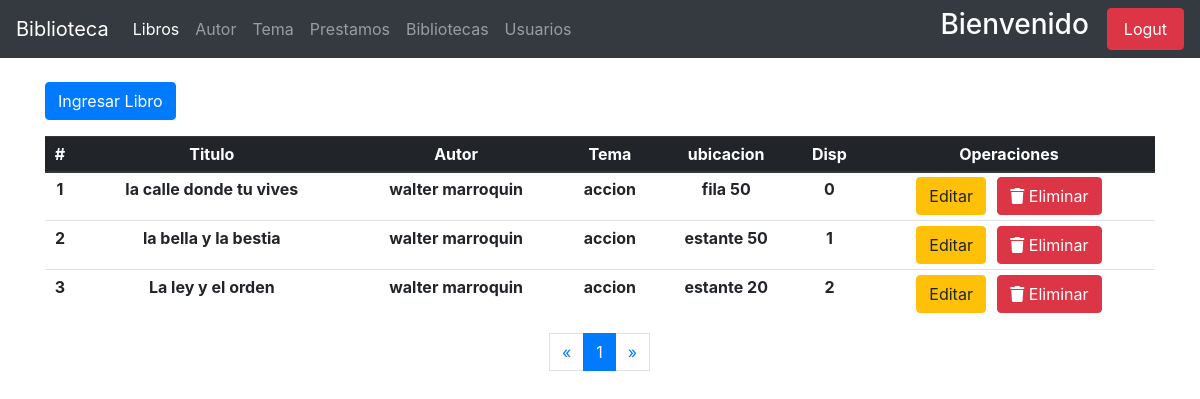
/libros/index-admin/ (signed in), run on an earlier commit of the app's database.
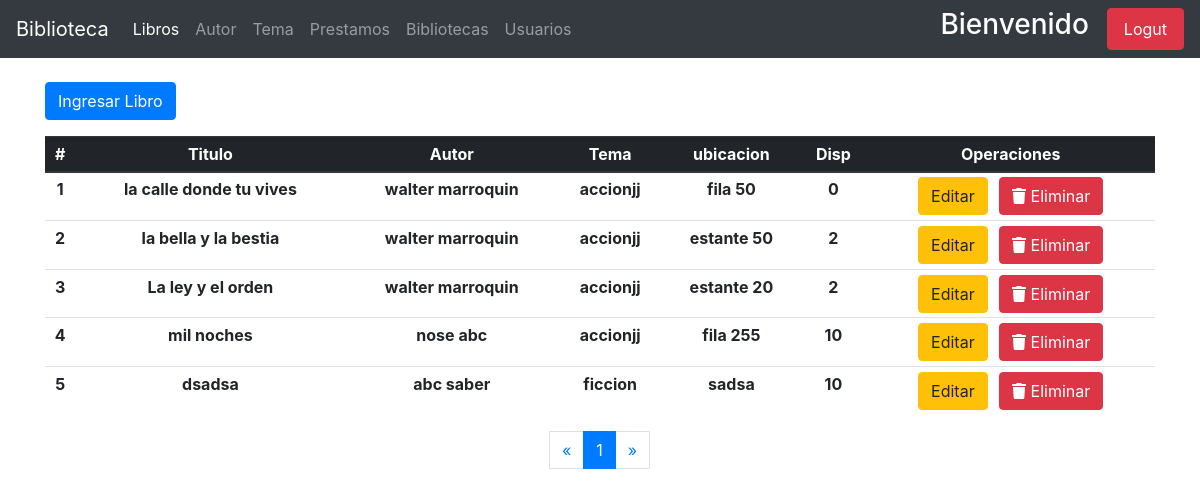
And on a later commit of the database.
### apps/libros/models.py (models this page shows, shortened)
class Libros(models.Model):
    titulo = models.CharField(_('titulo'), max_length=150)
    biblioteca = models.ForeignKey(Biblioteca, on_delete=models.PROTECT, null=True)
    autor = models.ForeignKey(Author, on_delete=models.PROTECT)
    tema = models.ForeignKey(Temas, on_delete=models.PROTECT)
    ubicacion = models.CharField(_('ubicacion'), max_length=200)
    disponibles = models.PositiveIntegerField(_('libros disponibles'), validators=[limit], default=1, )
    fecha_registro = models.DateField(_('Fecha de ingreso'), default=now())
    class Meta:
        ordering = ['id']
        verbose_name_plural = 'Libros'

### apps/autores/models.py (models this page shows, shortened)
class Author(models.Model):
    nombre = models.CharField(_('nombre'), max_length=150)
    apellido = models.CharField(_('apellido'), max_length=150)
    nacionalidad = models.ForeignKey(Pais, on_delete=models.CASCADE)
    genero = models.BooleanField(_('genero'), default=True, choices=[
        (True, 'masculino'),
        (False, 'femenino')
    ])
    nacimiento = models.DateField(_('fecha de nacimiento'))
    fallecimiento = models.DateField(_('fecha de fallecimiento'),null=True, blank=True)
    fecha_registro = models.DateField(_('fecha de registro'), default=datetime.now())
    def __str__(self):
        return f'{self.nombre} {self.apellido}'

### apps/temas/models.py (models this page shows)
class Temas(models.Model):
    tema = models.CharField(_('tema'), max_length=200)
    fecha_ingreso = models.DateField(_('fecha_ingreso'), default=now())
    class Meta:
        verbose_name_plural = 'Temas'
    def __str__(self):
        return self.tema

### apps/libros/views.py (the view)
# urls.py: path('index-admin/', local_views.AdminBookList.as_view(), name='admin_index'),
class AdminBookList(AdminMixin,ListView):
    model = Libros
    context_object_name = 'Libro'
    paginate_by = 5
    template_name_suffix = '_list_admin'

### usuarios/mixins.py (called while the page is built)
def _user_mixin(group_name):
    class Mixin(LoginRequiredMixin, UserPassesTestMixin):
        login_url = reverse_lazy('usuarios:index')
        def test_func(self):
            user = self.request.user
            if user.is_superuser:
                return True
            group = Group.objects.get(name=group_name)
            return group in user.groups.all()
    return Mixin

### apps/libros/templates/libros/libros_list_admin.html (shortened to what this page needs)
{% extends "base.html" %}
{% block navbar_items %}
<li class="nav-item active">
    <a class="nav-link" href="{% url 'book:admin_index' %}"> Libros <span class="sr-only">(current)</span></a>
</li>
<li class="nav-item">
    <a class="nav-link" href="{% url 'autor:autores-admin' %}"> Autor </a>
</li>
<li class="nav-item">
    <a class="nav-link" href="{% url 'temas:temas-admin' %}"> Tema </a>
</li>
<li class="nav-item">
    <a href="{% url 'prestamos:prestamo-admin' %}" class="nav-link"> Prestamos </a>
</li>
<li class="nav-item">
    <a href="{% url 'book:bibliotecas' %}" class="nav-link"> Bibliotecas </a>
</li>
<li class="nav-item">
    <a class="nav-link" href="{% url 'usuarios:list-users' %}" > Usuarios </a>
</li>
{% endblock navbar_items %}
{% block content %}
    <div class="container mt-4">
        <a href="{% url 'book:crear-libro' %}" class="btn btn-primary">Ingresar Libro </a>
    </div>
    <div class="container mt-3">
        <div class="table-responsive-md">
            <table class="table table-hover mt-3 text-center table-sm" id="table-controller">
                <thead class="thead-dark">
                    <tr>
                        <th scope="col"> # </th>
                        <th scope="col"> Titulo </th>
                        <th scope="col"> Autor </th>
                        <th scope="col"> Tema </th>
                        <th scope="col"> ubicacion </th>
                        <th scope="col"> Disp </th>
                        <th scope="col"> Operaciones </th>
                    </tr>
                </thead>
                <tbody>
                    {% for libro in Libro %}
                        <tr>
                            <th scope="col"> {{ forloop.counter }}</th>
                            <th> {{ libro.titulo }} </th>
                            <th> {{ libro.autor }} </th>
                            <th> {{ libro.tema }} </th>
                            <th> {{ libro.ubicacion }} </th>
                            <th> {{ libro.disponibles }} </th>
                            <th> <a href="{% url 'book:editar-libro' libro.id %}"  class="btn btn-warning"> Editar </a> &nbsp; <a href="{% url 'book:eliminar-libro' libro.id %}" class="btn btn-danger"><i class="fas fa-trash"></i> Eliminar</a></th>
                        </tr>
                    {% endfor %}
                </tbody>
            </table>
        </div>
    </div>
                <nav aria-label="Page navigation example">
                    <ul class="pagination justify-content-center">
                        {% if page_obj.has_previous %}
                            <li class="page-item"> <a href="?page={{ page_obj.previous_page_number }}" class="page-link" aria-label="Previous">&laquo;</a></li>
                        {% else %}
                        <li class="disabled"><span class="page-link">&laquo; </span> </li>
                        {% endif %}
                        {% for i in paginator.page_range %}
                            {% if page_obj.number == i %}
                                <li class="active page-item"><span class="page-link"> {{ i }} <span class="sr-only">current</span></span></li>
                            {% else %}
                                <li class="page-item"><a href="?page={{ i }}" class="page-link"> {{ i }} </a></li>
                            {% endif %}
                        {% endfor %}
                        {% if page_obj.has_next %}
                            <li class="page-item"><a href="?page={{ page_obj.next_page_number }}" class="page-link">&raquo;</a></li>
                        {% else %}
                            <li class="disabled" class="page-item"> <span class="page-link">&raquo;</span> </li>
                        {% endif %}
                    </ul>
                </nav>
{% endblock %}

What changed in the data, as far as the page shows it:
changed Libros "la calle donde tu vives": tema "accion" → "accionjj"
changed Libros "la bella y la bestia": tema "accion" → "accionjj"; disponibles "1" → "2"
changed Libros "La ley y el orden": tema "accion" → "accionjj"
added Libros: titulo "mil noches", autor "nose abc", tema "accionjj", ubicacion "fila 255", disponibles "10"
added Libros: titulo "dsadsa", autor "abc saber", tema "ficcion", ubicacion "sadsa", disponibles "10"
